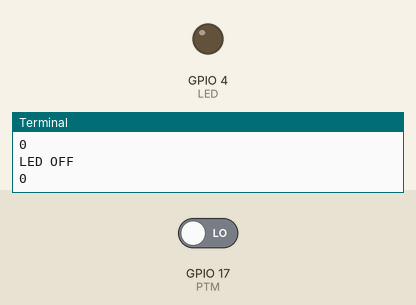
Bench run of a program on a simulated Raspberry Pi (BCM pin numbers). On the bench: output pins drawn as LEDs (lit = HIGH), the last lines printed to the terminal. The inputs (shaded band) are chosen by the test bench; at power-on: GPIO 17 (PTM) LOW.

Above: at 1.2 s.
1.3 s: GPIO 17 (PTM) driven HIGH
At 2.3 s:
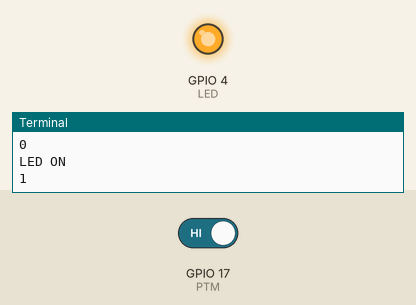
3.5 s: GPIO 17 (PTM) driven LOW
At 5.1 s:
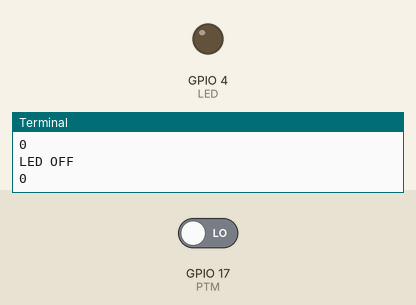
Timing chart, 0 to 6.6 s (numbered marks = the images above; inputs shaded):
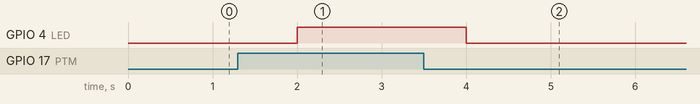

The program:

Potentiometer.py
```python
import time
import RPi.GPIO as GPIO

GPIO.setmode(GPIO.BCM)
LED = 4
PTM = 17 ##Potansiyometre Bacağı
GPIO.setup(LED,GPIO.OUT)
GPIO.setup(PTM,GPIO.IN)

count = 0
while True:
    k = GPIO.input(PTM)
    if (k == 1):
        GPIO.output(LED,True)
        print("LED ON")
        print(k)
        time.sleep(1)
    elif (k==0):
        GPIO.output(4,False)
        print("LED OFF")
        print(k)
        time.sleep(1)
```

Measured:
- after the input at 1.3 s, GPIO 4 (LED): LOW → HIGH after 0.70 s
- after the input at 3.5 s, GPIO 4 (LED): HIGH → LOW after 0.50 s
